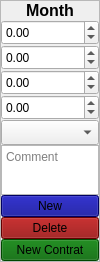
<?xml version="1.0" encoding="UTF-8"?>
<ui version="4.0">
 <class>W_Rent</class>
 <widget class="QWidget" name="W_Rent">
  <property name="geometry">
   <rect>
    <x>0</x>
    <y>0</y>
    <width>100</width>
    <height>248</height>
   </rect>
  </property>
  <property name="sizePolicy">
   <sizepolicy hsizetype="Maximum" vsizetype="Preferred">
    <horstretch>0</horstretch>
    <verstretch>0</verstretch>
   </sizepolicy>
  </property>
  <property name="maximumSize">
   <size>
    <width>100</width>
    <height>248</height>
   </size>
  </property>
  <property name="windowTitle">
   <string>Form</string>
  </property>
  <layout class="QVBoxLayout" name="verticalLayout_2">
   <property name="spacing">
    <number>0</number>
   </property>
   <property name="leftMargin">
    <number>0</number>
   </property>
   <property name="topMargin">
    <number>0</number>
   </property>
   <property name="rightMargin">
    <number>0</number>
   </property>
   <property name="bottomMargin">
    <number>0</number>
   </property>
   <item>
    <widget class="QFrame" name="frame">
     <property name="frameShape">
      <enum>QFrame::Shape::StyledPanel</enum>
     </property>
     <property name="frameShadow">
      <enum>QFrame::Shadow::Raised</enum>
     </property>
     <layout class="QVBoxLayout" name="verticalLayout">
      <property name="spacing">
       <number>0</number>
      </property>
      <property name="leftMargin">
       <number>0</number>
      </property>
      <property name="topMargin">
       <number>0</number>
      </property>
      <property name="rightMargin">
       <number>0</number>
      </property>
      <property name="bottomMargin">
       <number>0</number>
      </property>
      <item>
       <widget class="QLabel" name="l_month">
        <property name="font">
         <font>
          <pointsize>12</pointsize>
          <bold>true</bold>
         </font>
        </property>
        <property name="text">
         <string>Month</string>
        </property>
        <property name="alignment">
         <set>Qt::AlignmentFlag::AlignCenter</set>
        </property>
       </widget>
      </item>
      <item>
       <widget class="QDoubleSpinBox" name="dsb_rent">
        <property name="minimumSize">
         <size>
          <width>0</width>
          <height>25</height>
         </size>
        </property>
        <property name="maximumSize">
         <size>
          <width>16777215</width>
          <height>16777215</height>
         </size>
        </property>
        <property name="minimum">
         <double>-9999999.000000000000000</double>
        </property>
        <property name="maximum">
         <double>9999999.000000000000000</double>
        </property>
       </widget>
      </item>
      <item>
       <widget class="QDoubleSpinBox" name="dsb_housing_aid">
        <property name="minimumSize">
         <size>
          <width>0</width>
          <height>25</height>
         </size>
        </property>
        <property name="maximumSize">
         <size>
          <width>16777215</width>
          <height>16777215</height>
         </size>
        </property>
        <property name="minimum">
         <double>-9999999.000000000000000</double>
        </property>
        <property name="maximum">
         <double>9999999.000000000000000</double>
        </property>
       </widget>
      </item>
      <item>
       <widget class="QDoubleSpinBox" name="dsb_charges">
        <property name="minimumSize">
         <size>
          <width>0</width>
          <height>25</height>
         </size>
        </property>
        <property name="maximumSize">
         <size>
          <width>16777215</width>
          <height>16777215</height>
         </size>
        </property>
        <property name="minimum">
         <double>-9999999.000000000000000</double>
        </property>
        <property name="maximum">
         <double>9999999.000000000000000</double>
        </property>
       </widget>
      </item>
      <item>
       <widget class="QDoubleSpinBox" name="dsb_house_wastes">
        <property name="minimumSize">
         <size>
          <width>0</width>
          <height>25</height>
         </size>
        </property>
        <property name="maximumSize">
         <size>
          <width>16777215</width>
          <height>16777215</height>
         </size>
        </property>
        <property name="minimum">
         <double>-9999999.000000000000000</double>
        </property>
        <property name="maximum">
         <double>9999999.000000000000000</double>
        </property>
       </widget>
      </item>
      <item>
       <widget class="QComboBox" name="cb_tenant">
        <property name="minimumSize">
         <size>
          <width>0</width>
          <height>25</height>
         </size>
        </property>
       </widget>
      </item>
      <item>
       <widget class="QTextEdit" name="te_comment">
        <property name="maximumSize">
         <size>
          <width>16777215</width>
          <height>50</height>
         </size>
        </property>
        <property name="placeholderText">
         <string>Comment</string>
        </property>
       </widget>
      </item>
      <item>
       <spacer name="verticalSpacer">
        <property name="orientation">
         <enum>Qt::Orientation::Vertical</enum>
        </property>
        <property name="sizeHint" stdset="0">
         <size>
          <width>0</width>
          <height>18</height>
         </size>
        </property>
       </spacer>
      </item>
      <item>
       <widget class="QPushButton" name="b_new">
        <property name="styleSheet">
         <string notr="true">background-color: darkblue;</string>
        </property>
        <property name="text">
         <string>New</string>
        </property>
        <property name="icon">
         <iconset resource="../resources/icons.qrc">
          <normaloff>:/assets/vcs-added.svg</normaloff>:/assets/vcs-added.svg</iconset>
        </property>
       </widget>
      </item>
      <item>
       <widget class="QPushButton" name="b_delete">
        <property name="styleSheet">
         <string notr="true">background-color: darkred;</string>
        </property>
        <property name="text">
         <string>Delete</string>
        </property>
        <property name="icon">
         <iconset resource="../resources/icons.qrc">
          <normaloff>:/assets/user-trash.svg</normaloff>:/assets/user-trash.svg</iconset>
        </property>
       </widget>
      </item>
      <item>
       <widget class="QPushButton" name="b_new_lease_agreement">
        <property name="toolTip">
         <string>No lease agreement found !
Did you select the correct tenant ?
Did you write a correct lease agreement ?
Did you choose the correct property ?</string>
        </property>
        <property name="styleSheet">
         <string notr="true">background-color: darkgreen</string>
        </property>
        <property name="text">
         <string>New Contrat</string>
        </property>
        <property name="icon">
         <iconset resource="../resources/icons.qrc">
          <normaloff>:/assets/state-warning.svg</normaloff>:/assets/state-warning.svg</iconset>
        </property>
       </widget>
      </item>
     </layout>
    </widget>
   </item>
  </layout>
 </widget>
 <resources>
  <include location="../resources/icons.qrc"/>
 </resources>
 <connections/>
</ui>
